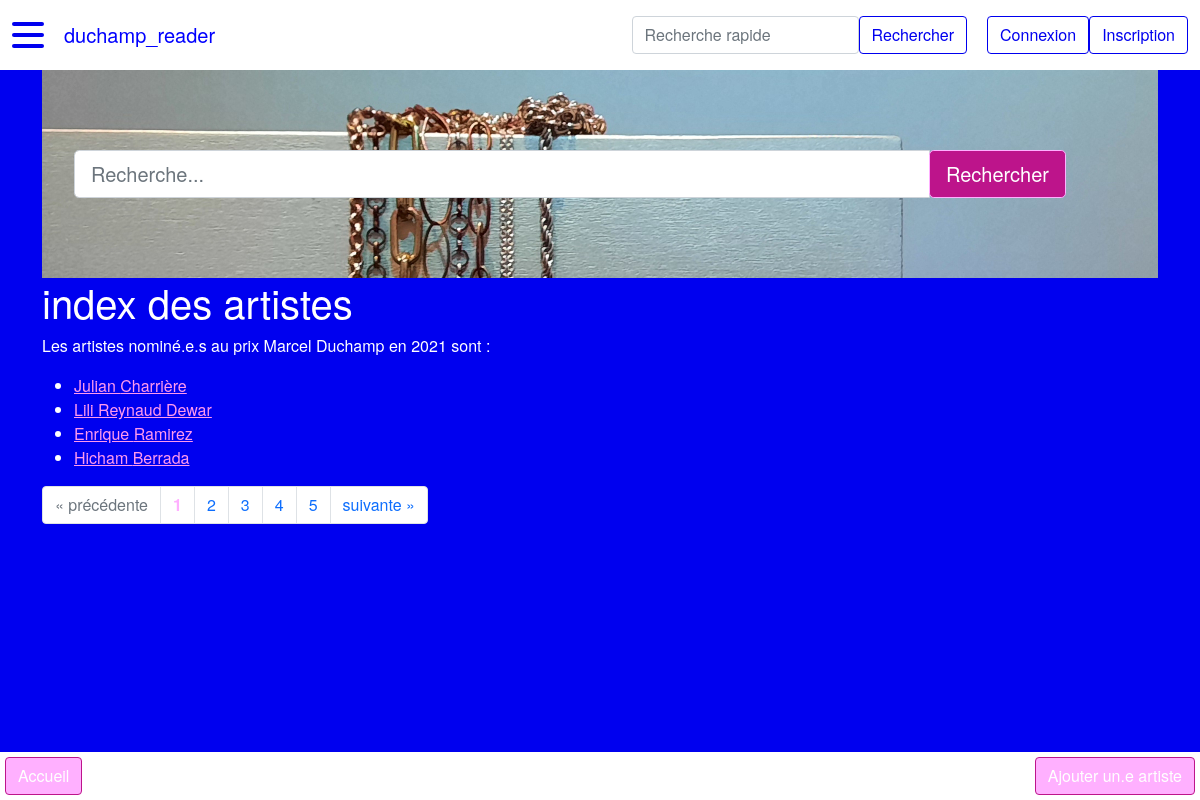
The page /artiste on the database as committed earlier.
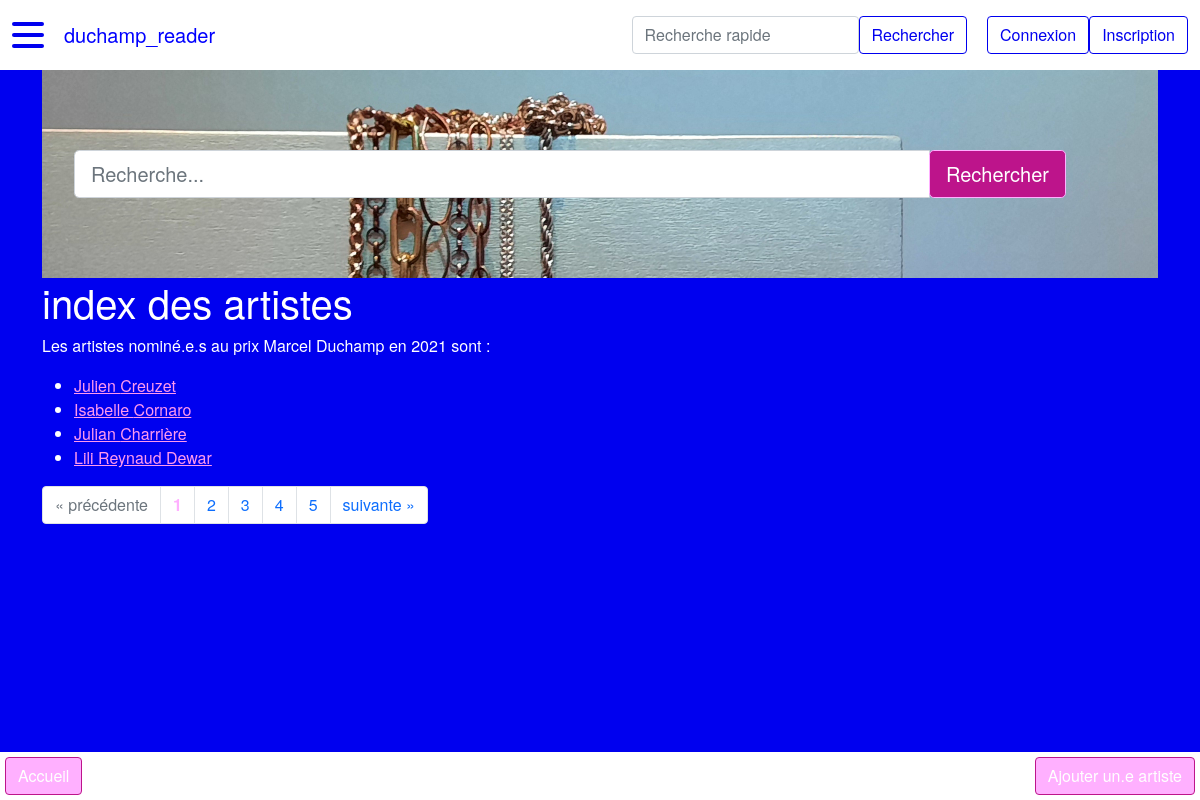
The same page on the database as committed later.
### duchamp_reader/modeles/classes_generic.py (models this page shows, shortened)
class Nomination(db.Model):
    __tablename__ = "nomination"
    id = db.Column(db.Integer, unique=True, nullable=False, primary_key=True, autoincrement=True)
    annee = db.Column(db.Integer, nullable=False) # format YYYY
    laureat = db.Column(db.Boolean, nullable=False, default=0) # 1 si lauréat, 0 si non
    id_artiste = db.Column(db.Integer, db.ForeignKey("artiste.id"), nullable=False)
    id_theme = db.Column(db.Integer, db.ForeignKey("theme.id"), nullable=False)
    classname = db.Column(db.Text, nullable=False, default="nomination")
    authorship = db.relationship("AuthorshipNomination", back_populates="nomination")
    artiste = db.relationship("Artiste", back_populates="nomination")
    theme = db.relationship("Theme", back_populates="nomination", uselist=False)

class Artiste(db.Model):
    __tablename__ = "artiste"
    id = db.Column(db.Integer, unique=True, nullable=False, primary_key=True, autoincrement=True)
    nom = db.Column(db.Text, nullable=False)
    prenom = db.Column(db.Text, nullable=False)
    annee_naissance = db.Column(db.Integer) # format YYYY
    genre = db.Column(db.String(1))  # M : masculin, F : femme, A : autre/non-binaire
    id_wikidata = db.Column(db.Text)
    id_ville_naissance = db.Column(db.Integer, db.ForeignKey("ville.id"))
    id_ville_residence = db.Column(db.Integer, db.ForeignKey("ville.id"))
    classname = db.Column(db.Text, nullable=False, default="artiste")
    authorship = db.relationship("AuthorshipArtiste", back_populates="artiste")
    represent = db.relationship("RelationRepresente", back_populates="artiste")
    ville_naissance = db.relationship("Ville", foreign_keys=[id_ville_naissance],
                                      backref="artiste_ville_naissance", uselist=False)
    ville_residence = db.relationship("Ville", foreign_keys=[id_ville_residence],
                                      backref="artiste_ville_residence", uselist=False)
    nomination = db.relationship("Nomination", back_populates="artiste", uselist=False)

### duchamp_reader/routes.py (the view)
@app.route("/artiste")
def artiste_index():
    page = request.args.get("page", 1)
    titre = "index des artistes"
    if isinstance(page, str) and page.isdigit():
        page = int(page)
    else:
        page = 1
    artistes = Artiste.query.join(Nomination, Artiste.id == Nomination.id_artiste)\
        .order_by(Artiste.id.desc()).paginate(page=page, per_page=PERPAGE)
    return render_template("pages/artiste_index.html", titre=titre, artistes=artistes,
                           last_nominations=last_nominations, last_artistes=last_artistes, last_galeries=last_galeries,
                           last_themes=last_themes, last_villes=last_villes)

### duchamp_reader/templates/pages/artiste_index.html (shortened to what this page needs)
{% extends "conteneur.html" %}
{% block homesearch %}
    {% include "partials/recherche.html" %}
{% endblock %}
{% block corps %}
<h1>{{titre}}</h1>
    {% if artistes %}
        <p>Les artistes nominé.e.s au prix Marcel Duchamp en {{artistes.items[1].nomination.annee}} sont :</p>
        <ul>
            {% for artiste in artistes.items %}
                <li><a href="{{url_for('artiste_main', id_artiste=artiste.id)}}">
                    {{artiste.prenom}} {{artiste.nom}}
                </a></li>
            {% endfor %}
        </ul>
        <nav aria-label="research-pagination">
            <ul class="pagination">
                {% if artistes.has_prev %}
                    <li class="page-item">
                {% else%}
                    <li class="page-item disabled">
                {% endif %}
                        <a class="page-link" href="{{url_for('artiste_index', page=artistes.prev_num)}}" aria-label="Previous">
                            <span aria-hidden="true">&laquo;</span>
                            <span class="sr-only">précédente</span>
                        </a>
                    </li>
                {% for page in artistes.iter_pages() %}
                    {% if page %}
                        {% if page != artistes.page %}
                        <li class="page-item">
                            <a class="page-link" href="{{url_for('artiste_index', page=page)}}">
                                {{page}}
                            </a>
                        </li>
                        {% else %}
                            <li class="page-item active disabled">
                                <a class="page-link"><b style="color: var(--custom-light-pink)">{{page}}</b></a>
                            </li>
                        {% endif %}
                    {% else %}
                    <li class="page-item disabled">
                        <a class="page-link">...</a>
                    </li>
                    {% endif %}
                {% endfor %}
                {% if artistes.has_next %}
                    <li class="page-item">
                {% else %}
                    <li class="page-item disabled">
                {% endif %}
                    <a class="page-link" href="{{url_for('artiste_index', page=artistes.next_num)}}" aria-label="Next">
                        <span class="sr-only">suivante</span>
                        <span aria-hidden="true">&raquo;</span>
                    </a>
                </li>
            </ul>
        </nav>
    {% endif %}
    <div class="basdepage">
        <a class="btn" href="{{url_for('accueil')}}">Accueil</a>
        <a class="btn" href="{{url_for('artiste_add')}}">Ajouter un.e artiste</a>
    </div>
{% endblock %}

Rows that differ between the two databases and show on the page:
no longer on this page (row unchanged): Artiste: prenom "Enrique", nom "Ramirez"
no longer on this page (row unchanged): Artiste: prenom "Hicham", nom "Berrada"
added Artiste: prenom "Julien", nom "Creuzet"
added Artiste: prenom "Isabelle", nom "Cornaro"
